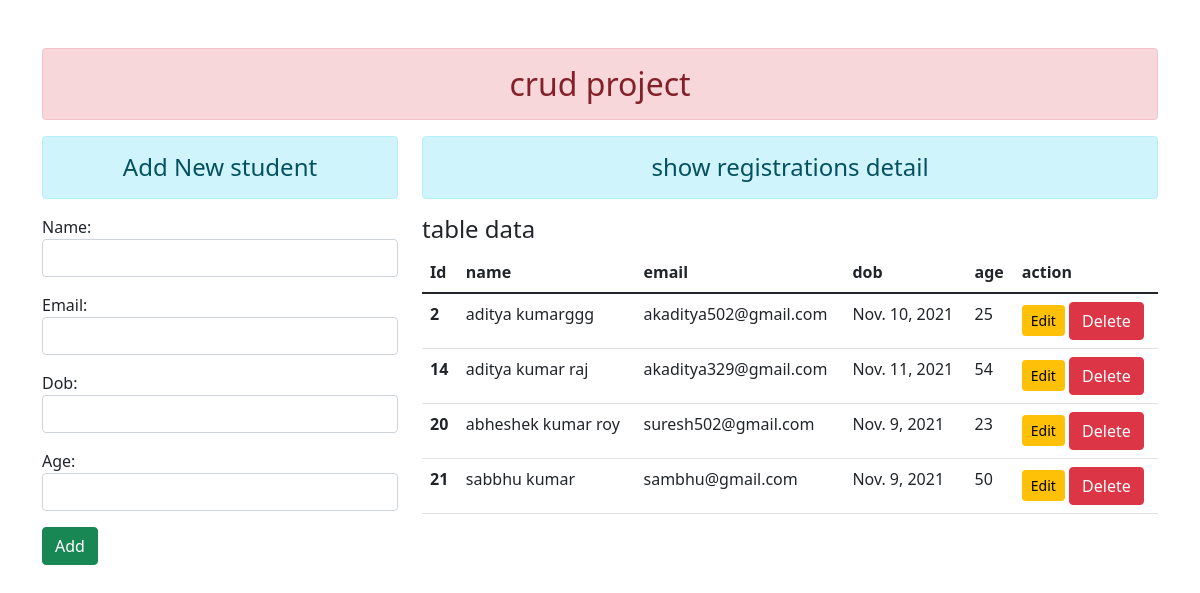
The page / on the database its author committed.
### enroll/models.py (models this page shows)
class User(models.Model):
    name = models.CharField(max_length=70)
    email = models.EmailField(max_length=100)
    dob = models.DateField()
    age = models.IntegerField()

### enroll/views.py (the view)
# urls.py: path('',views.addshow,name="addandshow"),
def addshow(request):
    if request.method == 'POST':
        fm = StudentRegistration(request.POST)
        if fm.is_valid():
            nm = fm.cleaned_data['name']
            em = fm.cleaned_data['email']
            db = fm.cleaned_data['dob']
            ag = fm.cleaned_data['age']
            reg = User(name=nm,email=em,dob=db,age=ag)
            reg.save()
            fm = StudentRegistration()
    else:
        fm = StudentRegistration()
    stud = User.objects.all()
    return render(request,'enroll/addandshow.html',{'form':fm,'stu':stud})

### enroll/forms.py
class StudentRegistration(forms.ModelForm):
    class Meta:
        model = User
        fields =['name','email','dob','age']
        widgets = {
            'name': forms.TextInput(attrs={'class':'form-control'}),
            'email': forms.EmailInput(attrs={'class':'form-control'}),
            'dob': forms.DateInput(attrs={'class':'form-control'}),
            'age': forms.NumberInput(attrs={'class':'form-control'})
        }

### enroll/templates/enroll/addandshow.html (shortened to what this page needs)
{% extends 'enroll/base.html' %}
{% block content %}
<div class="row">
    <div class="col-sm-4">
        <h4 class="text-center alert alert-info">Add New student</h4>
        <form action="" method="POST">
            {{form.as_p}}
            <input type="submit" class="btn btn-success" value="Add">
        </form>
    </div>
    <div class="col-sm-8">
        <h4 class="text-center alert alert-info">show registrations detail</h4>
        {% if stu %}
        <h4>table data</h4>
        <table class="table">
            <thead>
              <tr>
                <th scope="col">Id</th>
                <th scope="col">name</th>
                <th scope="col">email</th>
                <th scope="col">dob</th>
                <th scope="col">age</th>
                <th scope="col">action</th>
              </tr>
            </thead>
            <tbody>
            {% for st in stu %}
              <tr>
                <th scope="row">{{st.id}}</th>
                <td>{{st.name}}</td>
                <td>{{st.email}}</td>
                <td>{{st.dob}}</td>
                <td>{{st.age}}</td>
                <td>
                    <a href="{% url 'updatedata' st.id %}" class="btn btn-warning btn-sm">Edit</a>
                    <form action="{% url 'deletedata' st.id %}" method="POST" class="d-inline">{% csrf_token %}
                        <input type="submit" class="btn btn-danger" value="Delete">
                    </form>
                </td>
              </tr>
             {% endfor %}
            </tbody>
          </table>
        {% else %}
        <h4 class="text-center alert alert-warning">No Records</h4>
        {% endif %}
    </div>
</div>
{% endblock content %}

### enroll/templates/enroll/base.html (shortened to what this page needs)
<!DOCTYPE html>
{% load static %}
<html lang="en">
<head>
    <link rel="stylesheet" href="{% static 'enroll/css/bootstrap.css'%}">
</head>
<body>
    <div class="container mt-5">
        <h2 class="text-center alert alert-danger">crud project</h2>
        {% block content %}
        {% endblock content %}
    </div>
</body>
</html>

### rows shown on the page
User: id "2", name "aditya kumarggg", email "akaditya502@gmail.com", dob "Nov. 10, 2021", age "25"
User: id "14", name "aditya kumar raj", email "akaditya329@gmail.com", dob "Nov. 11, 2021", age "54"
User: id "20", name "abheshek kumar roy", email "suresh502@gmail.com", dob "Nov. 9, 2021", age "23"
User: id "21", name "sabbhu kumar", email "sambhu@gmail.com", dob "Nov. 9, 2021", age "50"
